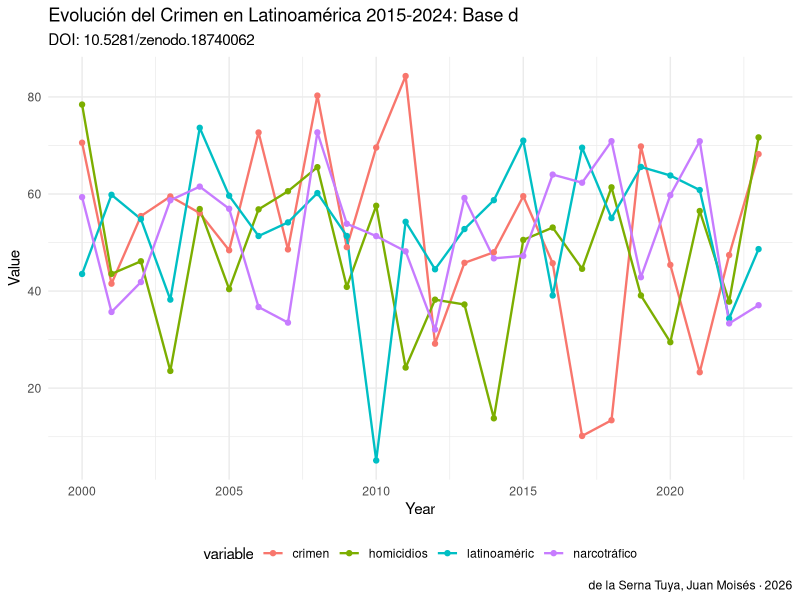

Here is the R script that generated this plot:
# analysis.R — Evolución del Crimen en Latinoamérica 2015-2024: Base de Datos por Categorías
# DOI: 10.5281/zenodo.18740062
# Author: de la Serna Tuya, Juan Moisés · ORCID: 0000-0002-8401-8018
# License: CC0 1.0

# ── SETUP ──────────────────────────────────────────────────────────────────
# Install required packages if needed:
# install.packages(c("readr","ggplot2","dplyr","tidyr"))

library(readr)
library(ggplot2)
library(dplyr)

# ── LOAD DATA ──────────────────────────────────────────────────────────────
# Download dataset from: https://doi.org/10.5281/zenodo.18740062
# df <- read_csv("dataset.csv")

# Example with synthetic data
set.seed(42)
years <- 2000:2023
df <- data.frame(
  year = years,
    crimen = rnorm(length(years), 50, 15),
  homicidios = rnorm(length(years), 50, 15),
  latinoaméric = rnorm(length(years), 50, 15),
  narcotráfico = rnorm(length(years), 50, 15),
  stringsAsFactors = FALSE
)

cat("Dataset: Evolución del Crimen en Latinoamérica 2015-2024: B\n")
cat("DOI: 10.5281/zenodo.18740062\n")
cat("Dimensions:", nrow(df), "x", ncol(df), "\n\n")
print(head(df))
print(summary(df))

# ── VISUALIZATION ──────────────────────────────────────────────────────────
# Temporal trend
p1 <- df %>%
  tidyr::pivot_longer(-year, names_to="variable", values_to="value") %>%
  ggplot(aes(x=year, y=value, color=variable)) +
  geom_line(size=0.8) +
  geom_point(size=1.5) +
  labs(title="Evolución del Crimen en Latinoamérica 2015-2024: Base d",
       subtitle="DOI: 10.5281/zenodo.18740062",
       x="Year", y="Value",
       caption="de la Serna Tuya, Juan Moisés · 2026") +
  theme_minimal() +
  theme(legend.position="bottom")

ggsave("figures/analysis_output_r.png", p1, width=10, height=6, dpi=150)
cat("\nFigure saved: figures/analysis_output_r.png\n")

# ── CITATION ───────────────────────────────────────────────────────────────
cat("\nCitation:\n")
cat("de la Serna Tuya, Juan Moisés (2026). Evolución del Crimen en Latinoamérica 2015-2024: Base de Datos por Cat. Zenodo. https://doi.org/10.5281/zenodo.18740062\n")
